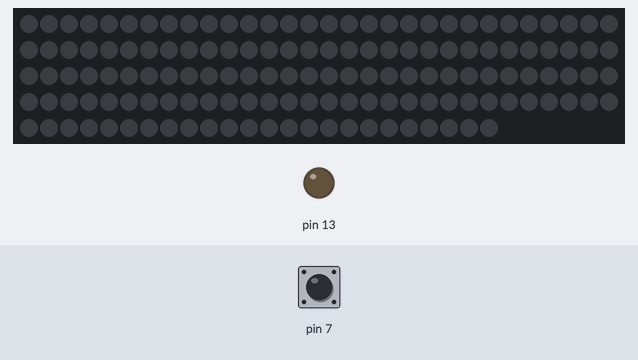
Simulated run of this sketch. Board: Arduino Uno, built for the host (arithmetic inside an expression is 32-bit, double 64-bit). Parts: 144 RGB LEDs in strip order, left to right, continuing on the next row, output pins drawn as LEDs (lit = HIGH). The test bench sets the inputs (shaded band); at power-on: pin 7 HIGH.

Above: at 1.2 s.
1.3 s: pin 7 driven LOW
At 3.0 s:
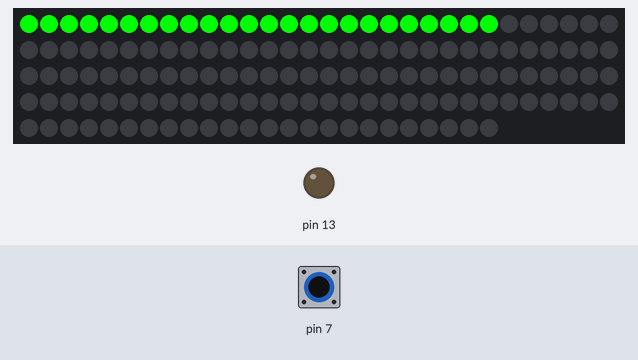
3.4 s: pin 7 pulsed HIGH 5 times (0.12 s each, 0.3 s apart)
At 5.3 s:
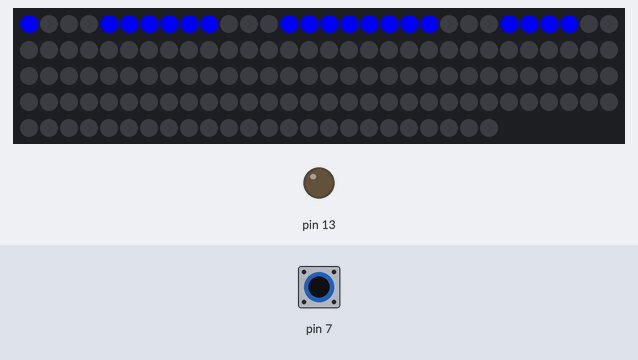
6.4 s: pin 7 pulsed HIGH 2 times (0.12 s each, 0.3 s apart)
Timing chart, 0 to 9.4 s (numbered marks = the images above; inputs shaded):
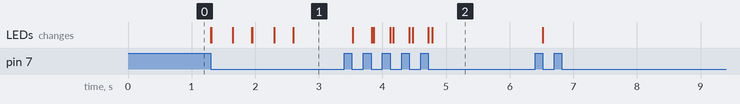

The sketch:

pov_induction_000.ino
```cpp
#include <Adafruit_DotStar.h>
#include <QTRSensors.h>
#include <SPI.h>
#include "graphics.h"
volatile int numRot = 0;
int numDiv = 0;
int stateDiv = 0;
uint32_t color;
volatile unsigned long rotTime, timeOld, timeNow, opeTime;
Adafruit_DotStar strip = Adafruit_DotStar(NUMPIXELS, DOTSTAR_BGR);
void setup() {
 Serial.begin(115200);
 pinMode(13, OUTPUT);
 strip.begin(); // Initialize pins for output
 strip.show();
 attachInterrupt(digitalPinToInterrupt(7), RotCount, FALLING );
 opeTime = millis();
}
void loop() {
 if(stateDiv == 1 && micros() - timeOld > rotTime / Div * (numDiv)){
   stateDiv = 0;
 }
 if(stateDiv == 0 && micros() - timeOld < rotTime / Div * (numDiv + 1)){
   stateDiv = 1;
   strip.clear();
   if(2000 > millis() - opeTime){
     color = strip.Color(255, 0, 0);
   }else if(4000 > millis() - opeTime){
     color = strip.Color(0, 255, 0);
   }else if(6000 > millis() - opeTime){
     color = strip.Color(0, 0, 255);
   }else{
     color = strip.Color(255, 255, 0);
   }
   for(int i=0;i<=NUMPIXELS; i++){
     if(pgm_read_byte_near(&dvd[numDiv][i]) == 1){
       strip.setPixelColor(i, color);
     }
   }
   if(8000 <= millis() - opeTime) opeTime = millis();
   strip.show();
   numDiv++;
   if(numDiv >= Div ) numDiv = 0;
 }
}
void RotCount() {
 timeNow = micros();
 rotTime = timeNow - timeOld;
 timeOld = timeNow;
 numRot++;
 if(numRot >= Div ) numRot = 0;
}
```

Source omitted: graphics.h (data table, 22337 bytes)

Measured:
- after the input at 1.3 s, the LEDs: first change at once (image 1 shows a later state)
- after the input at 3.4 s, the LEDs: first change after 0.13 s (image 2 shows a later state)
